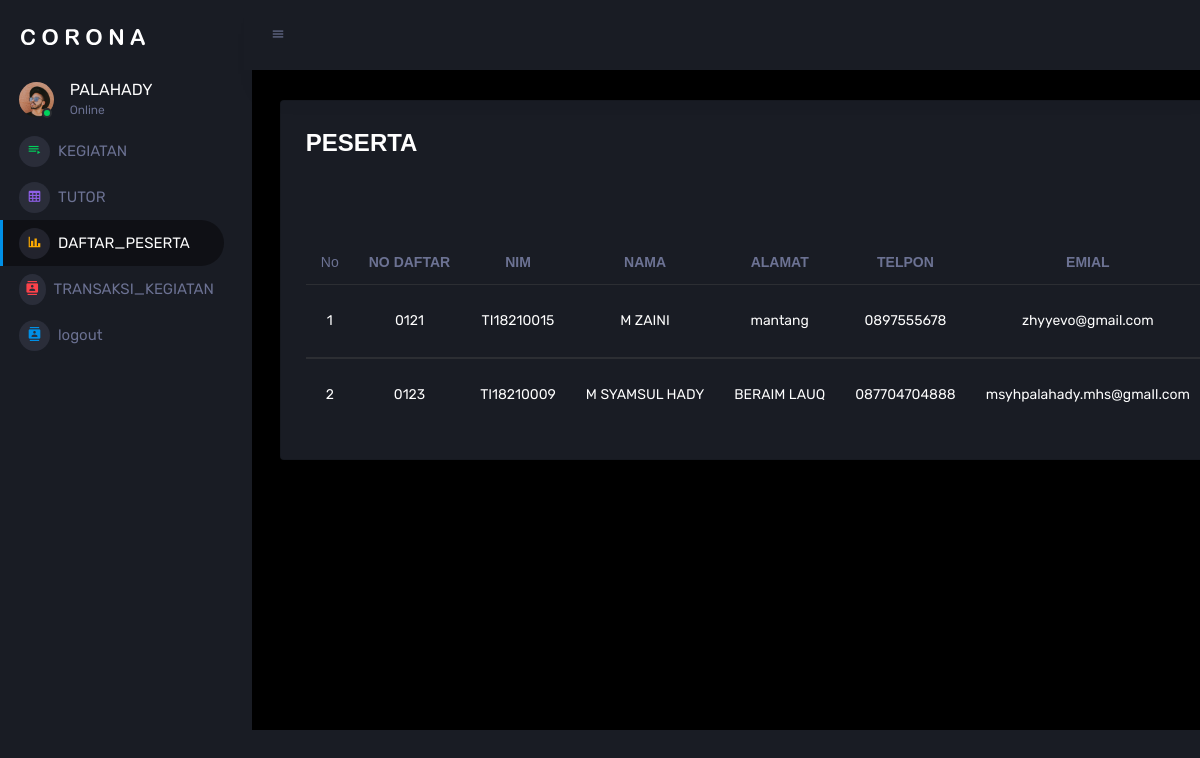
Screenshot of /daftar/index_daftar.php (signed in) with the database file from the repository.
### tables this page shows
CREATE TABLE `daftar` (
  `no_daftar` varchar(10) NOT NULL,
  `nim` varchar(12) NOT NULL,
  `nama` varchar(50) NOT NULL,
  `alamat` varchar(100) NOT NULL,
  `telpon` varchar(12) NOT NULL,
  `email` varchar(40) NOT NULL,
  `tanggal_daftar` datetime NOT NULL DEFAULT CURRENT_TIMESTAMP
);

### config/koneksi.php (called while the page is built, shortened)
<?php
$conn = mysqli_connect("localhost", "root", "10", "projeck_uas");
function daftar($query_daftar)
{
    global $conn;
    $resault = mysqli_query($conn, $query_daftar);
    $rows  = [];
    while ($row = mysqli_fetch_assoc($resault)) {
        $rows[] = $row;
    }
    return $rows;
}

### daftar/index_daftar.php (the view, shortened to what this page needs)
<?php
require '../config/koneksi.php';
$daftar = daftar("SELECT * FROM daftar ");
?>
<?php include('../template/header.php'); ?>
<h3 class="mb-4"><strong>PESERTA</strong></h3>
<div class="row">
    <div class="col text-right">
    </div>
</div>
<div class="table-responsive">
    <table class="table">
        <thead class="text-center">
            <tr>
                <th>No</th>
                <th scope="col"><strong>NO DAFTAR</strong></th>
                <th scope="col"><strong>NIM</strong></th>
                <th scope="col"><strong>NAMA</strong></th>
                <th scope="col"><strong>ALAMAT</strong></th>
                <th scope="col"><strong>TELPON</strong></th>
                <th scope="col"><strong>EMIAL</strong></th>
            </tr>
        </thead>
        <?php $i = 1; ?>
        <?php foreach ($daftar as $row) : ?>
            <tbody class="text-center text-white">
                <tr>
                    <td><?= $i++; ?></td>
                    <td><?= $row["no_daftar"]; ?></td>
                    <td><?= $row["nim"]; ?></td>
                    <td><?= $row["nama"]; ?></td>
                    <td><?= $row["alamat"]; ?></td>
                    <td><?= $row["telpon"]; ?></td>
                    <td><?= $row["email"]; ?></td>
                </tr>
            </tbody>
        <?php endforeach; ?>
    </table>
</div>
<?php include('../template/footer.php'); ?>

### rows the page displays
daftar: no_daftar "0121", nim "TI18210015", nama "M ZAINI", alamat "mantang", telpon "0897555678", email "zhyyevo@gmail.com"
daftar: no_daftar "0123", nim "TI18210009", nama "M SYAMSUL HADY", alamat "BERAIM LAUQ", telpon "087704704888", email "msyhpalahady.mhs@gmaIl.com"
